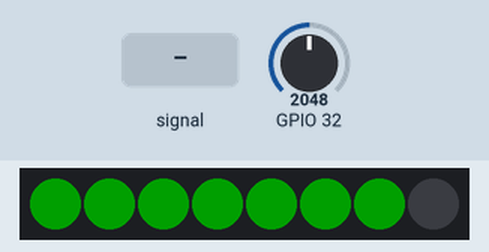
The sketch below on a simulated ESP32. Parts: 8 RGB LEDs in strip order, left to right. Inputs (shaded band) come from the test bench; at power-on: GPIO 32 = 2048. Dim RGB values are drawn brighter than linear.

Above: at 0.15 s.
1.3 s: GPIO 32 fed a 50 Hz sine of ±1228 counts around its level
At 1.76 s:
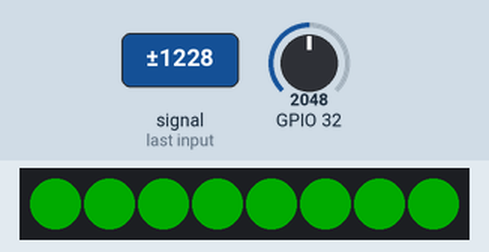
4.3 s: GPIO 32 set to 491
6.0 s: GPIO 32 fed a 200 Hz sine of ±327 counts around its level
At 6.8 s:
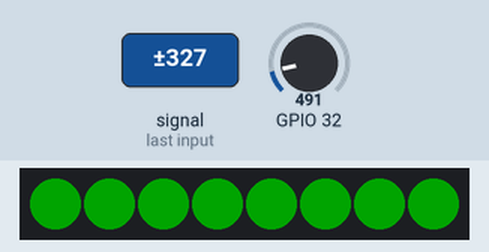
7.7 s: GPIO 32 set to 0
At 9.3 s:
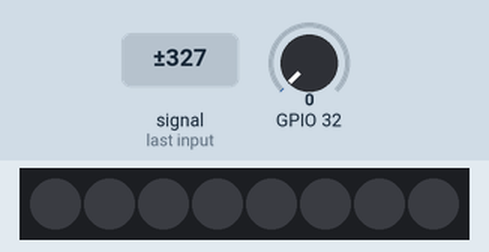
Timing chart, 0 to 10.4 s (numbered marks = the images above; inputs shaded):
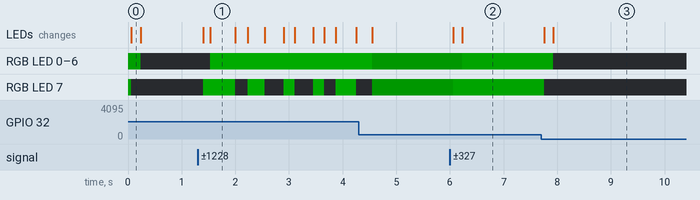

Measured:
- after the input at 1.3 s, RGB LED 0–6: off → RGB(0, 47, 0) after 0.23 s; RGB LED 7: off → RGB(0, 47, 0) after 0.10 s, → off 0.60 s later, → RGB(0, 47, 0) 0.23 s later, → off 0.32 s later, … (10 changes in this stretch); the LEDs: first change after 0.10 s (image 1 shows a later state)
- after the input at 6.0 s, RGB LED 0–6: RGB(0, 22, 0) → RGB(0, 38, 0) after 0.23 s; RGB LED 7: RGB(0, 22, 0) → RGB(0, 38, 0) after 0.06 s; the LEDs: first change after 0.06 s (image 2 shows a later state)
- after the input at 7.7 s, RGB LED 0–6: RGB(0, 38, 0) → off after 0.23 s; RGB LED 7: RGB(0, 38, 0) → off after 0.06 s; the LEDs: first change after 0.06 s (image 3 shows a later state)
- what the display in image 1 shows lasts 0.5 s, from 1.5 s to 2.0 s

The sketch:

mic-aplitude-neopixel-multicore-esp32.ino
```cpp
#include <Wire.h>
#include <Adafruit_NeoPixel.h>

const int maxScale = 16;
const int redZone = 5;

const int sampleWindow = 50; // Sample window width in mS (50 mS = 20Hz)
unsigned int sample;

//
// *** Led setup ***
//

// Which pin on the Arduino is connected to the NeoPixels?
// On a Trinket or Gemma we suggest changing this to 1:
#define LED_PIN    17

// How many NeoPixels are attached to the Arduino?
#define LED_COUNT 8

// Declare our NeoPixel strip object:
Adafruit_NeoPixel strip(LED_COUNT, LED_PIN, NEO_GRB + NEO_KHZ800);

TaskHandle_t Task0;
QueueHandle_t queue;

uint32_t buffer[] = { 10 , 10 , 10 , 10 , 10 , 10 , 10 , 10};

void setup() {
  // put your setup code here, to run once:
  Serial.begin(115200);

  strip.begin();           // INITIALIZE NeoPixel strip object (REQUIRED)
  strip.show();            // Turn OFF all pixels ASAP
  strip.setBrightness(50); // Set BRIGHTNESS to about 1/5 (max = 255)

  xTaskCreatePinnedToCore(
    Task0code, /* Function to implement the task */
    "Task0", /* Name of the task */
    10000,  /* Stack size in words */
    NULL,  /* Task input parameter */
    0,  /* Priority of the task */
    &Task0,  /* Task handle. */
    0); /* Core where the task should run */
}

static volatile int displayValue = 10;

void Task0code( void * parameter) {
  //  Serial.print("Task0 running on core ");

  while (true) {
    for (int i = 0; i < 7; i++) {
      setColor(i, buffer[i]);
      buffer[i] = buffer[i + 1];
    }

    setColor(7, displayValue);
    buffer[7] = displayValue;
    //  Serial.println(displayValue);

    strip.show();
    delay(20);
  }
}

void loop() {
  sample = analogRead(32);
  unsigned long startMillis = millis(); // Start of sample window
  unsigned int peakToPeak = 0;   // peak-to-peak level

  unsigned int signalMax = 0;
  unsigned int signalMin = 1024;

  while (millis() - startMillis < sampleWindow)
  {
    sample = analogRead(32);
    if (sample < 1024)  // toss out spurious readings
    {
      if (sample > signalMax)
      {
        signalMax = sample;  // save just the max levels
      }
      else if (sample < signalMin)
      {
        signalMin = sample;  // save just the min levels
      }
    }
  }
  peakToPeak = signalMax - signalMin;

  //  Serial.print("max: ");
  //  Serial.print(signalMax);
  //  Serial.print(" min: ");
  //  Serial.print(signalMin);
  //  Serial.println();

  // map 1v p-p level to the max scale of the display
  displayValue = map(signalMax, 0, 1023, 0, maxScale);
}

void setColor(int pixel, uint32_t displayPeak) {
  strip.setPixelColor(pixel, strip.Color(0, displayPeak * 16, 0));
}
```
